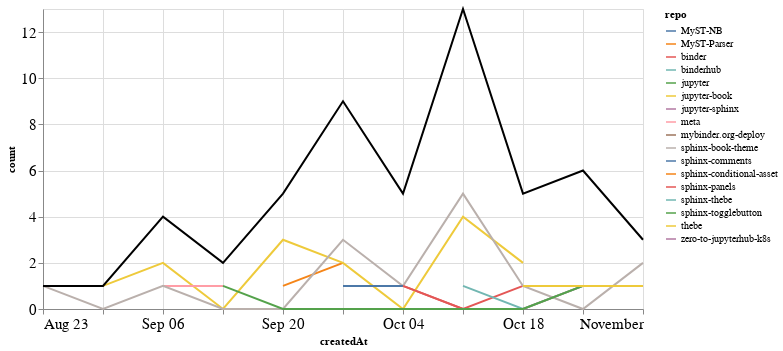

Write notebook code for a chart like this one.
### Markdown cell above
## PRs

### Code cell
prs_time = prs.groupby('repo').resample('W', on='createdAt').count()['author'].reset_index()
prs_time = prs_time.rename(columns={'author': 'count'})
prs_time_total = prs_time.groupby('createdAt').agg({"count": "sum"}).reset_index()

ch1 = alt.Chart(prs_time, width=600).mark_line().encode(
    x='createdAt',
    y='count',
    color='repo',
    tooltip="repo"
)

ch2 = alt.Chart(prs_time_total, width=600).mark_line(color="black").encode(
    x='createdAt',
    y='count',
)

ch1 + ch2

### Figure 1 — Vega-Lite specification as saved in the notebook (floating-point values rounded to 4 significant figures)
{"config": {"axisLeft": {"labelFontSize": 15}, "axisBottom": {"labelFontSize": 15}}, "layer": [{"data": {"name": "data-3e56cef6ab065459fbd45c86c1e505eb"}, "mark": "line", "encoding": {"color": {"type": "nominal", "field": "repo"}, "tooltip": {"type": "nominal", "field": "repo"}, "x": {"type": "temporal", "field": "createdAt"}, "y": {"type": "quantitative", "field": "count"}}, "width": 600}, {"data": {"name": "data-07e374e7c870e9bd438cc25858113418"}, "mark": {"type": "line", "color": "black"}, "encoding": {"x": {"type": "temporal", "field": "createdAt"}, "y": {"type": "quantitative", "field": "count"}}, "width": 600}], "$schema": "https://vega.github.io/schema/vega-lite/v4.8.1.json", "datasets": {"data-3e56cef6ab065459fbd45c86c1e505eb": [{"repo": "MyST-NB", "createdAt": "2020-10-11T00:00:00", "count": 1}, {"repo": "MyST-Parser", "createdAt": "2020-09-20T00:00:00", "count": 1}, {"repo": "MyST-Parser", "createdAt": "2020-09-27T00:00:00", "count": 2}, {"repo": "binder", "createdAt": "2020-10-04T00:00:00", "count": 1}, {"repo": "binder", "createdAt": "2020-10-11T00:00:00", "count": 0}, {"repo": "binder", "createdAt": "2020-10-18T00:00:00", "count": 1}, {"repo": "binderhub", "createdAt": "2020-10-04T00:00:00", "count": 1}, {"repo": "jupyter", "createdAt": "2020-09-20T00:00:00", "count": 1}, {"repo": "jupyter-book", "createdAt": "2020-08-30T00:00:00", "count": 1}, {"repo": "jupyter-book", "createdAt": "2020-09-06T00:00:00", "count": 2}, {"repo": "jupyter-book", "createdAt": "2020-09-13T00:00:00", "count": 0}, {"repo": "jupyter-book", "createdAt": "2020-09-20T00:00:00", "count": 3}, {"repo": "jupyter-book", "createdAt": "2020-09-27T00:00:00", "count": 2}, {"repo": "jupyter-book", "createdAt": "2020-10-04T00:00:00", "count": 0}, {"repo": "jupyter-book", "createdAt": "2020-10-11T00:00:00", "count": 4}, {"repo": "jupyter-book", "createdAt": "2020-10-18T00:00:00", "count": 2}, {"repo": "jupyter-sphinx", "createdAt": "2020-09-27T00:00:00", "count": 1}, {"repo": "meta", "createdAt": "2020-09-06T00:00:00", "count": 1}, {"repo": "meta", "createdAt": "2020-09-13T00:00:00", "count": 1}, {"repo": "mybinder.org-deploy", "createdAt": "2020-10-11T00:00:00", "count": 1}, {"repo": "sphinx-book-theme", "createdAt": "2020-08-23T00:00:00", "count": 1}, {"repo": "sphinx-book-theme", "createdAt": "2020-08-30T00:00:00", "count": 0}, {"repo": "sphinx-book-theme", "createdAt": "2020-09-06T00:00:00", "count": 1}, {"repo": "sphinx-book-theme", "createdAt": "2020-09-13T00:00:00", "count": 0}, {"repo": "sphinx-book-theme", "createdAt": "2020-09-20T00:00:00", "count": 0}, {"repo": "sphinx-book-theme", "createdAt": "2020-09-27T00:00:00", "count": 3}, {"repo": "sphinx-book-theme", "createdAt": "2020-10-04T00:00:00", "count": 1}, {"repo": "sphinx-book-theme", "createdAt": "2020-10-11T00:00:00", "count": 5}, {"repo": "sphinx-book-theme", "createdAt": "2020-10-18T00:00:00", "count": 1}, {"repo": "sphinx-book-theme", "createdAt": "2020-10-25T00:00:00", "count": 0}, {"repo": "sphinx-book-theme", "createdAt": "2020-11-01T00:00:00", "count": 2}, {"repo": "sphinx-comments", "createdAt": "2020-09-27T00:00:00", "count": 1}, {"repo": "sphinx-comments", "createdAt": "2020-10-04T00:00:00", "count": 1}, {"repo": "sphinx-conditional-asset", "createdAt": "2020-10-25T00:00:00", "count": 2}, {"repo": "sphinx-panels", "createdAt": "2020-10-04T00:00:00", "count": 1}, {"repo": "sphinx-panels", "createdAt": "2020-10-11T00:00:00", "count": 0}, {"repo": "sphinx-panels", "createdAt": "2020-10-18T00:00:00", "count": 0}, {"repo": "sphinx-panels", "createdAt": "2020-10-25T00:00:00", "count": 1}, {"repo": "sphinx-thebe", "createdAt": "2020-10-11T00:00:00", "count": 1}, {"repo": "sphinx-thebe", "createdAt": "2020-10-18T00:00:00", "count": 0}, {"repo": "sphinx-thebe", "createdAt": "2020-10-25T00:00:00", "count": 1}, {"repo": "sphinx-togglebutton", "createdAt": "2020-09-13T00:00:00", "count": 1}, {"repo": "sphinx-togglebutton", "createdAt": "2020-09-20T00:00:00", "count": 0}, {"repo": "sphinx-togglebutton", "createdAt": "2020-09-27T00:00:00", "count": 0}, {"repo": "sphinx-togglebutton", "createdAt": "2020-10-04T00:00:00", "count": 0}, {"repo": "sphinx-togglebutton", "createdAt": "2020-10-11T00:00:00", "count": 0}, {"repo": "sphinx-togglebutton", "createdAt": "2020-10-18T00:00:00", "count": 0}, {"repo": "sphinx-togglebutton", "createdAt": "2020-10-25T00:00:00", "count": 1}, {"repo": "thebe", "createdAt": "2020-10-18T00:00:00", "count": 1}, {"repo": "thebe", "createdAt": "2020-10-25T00:00:00", "count": 1}, {"repo": "thebe", "createdAt": "2020-11-01T00:00:00", "count": 1}, {"repo": "zero-to-jupyterhub-k8s", "createdAt": "2020-10-11T00:00:00", "count": 1}], "data-07e374e7c870e9bd438cc25858113418": [{"createdAt": "2020-08-23T00:00:00", "count": 1}, {"createdAt": "2020-08-30T00:00:00", "count": 1}, {"createdAt": "2020-09-06T00:00:00", "count": 4}, {"createdAt": "2020-09-13T00:00:00", "count": 2}, {"createdAt": "2020-09-20T00:00:00", "count": 5}, {"createdAt": "2020-09-27T00:00:00", "count": 9}, {"createdAt": "2020-10-04T00:00:00", "count": 5}, {"createdAt": "2020-10-11T00:00:00", "count": 13}, {"createdAt": "2020-10-18T00:00:00", "count": 5}, {"createdAt": "2020-10-25T00:00:00", "count": 6}, {"createdAt": "2020-11-01T00:00:00", "count": 3}]}}
